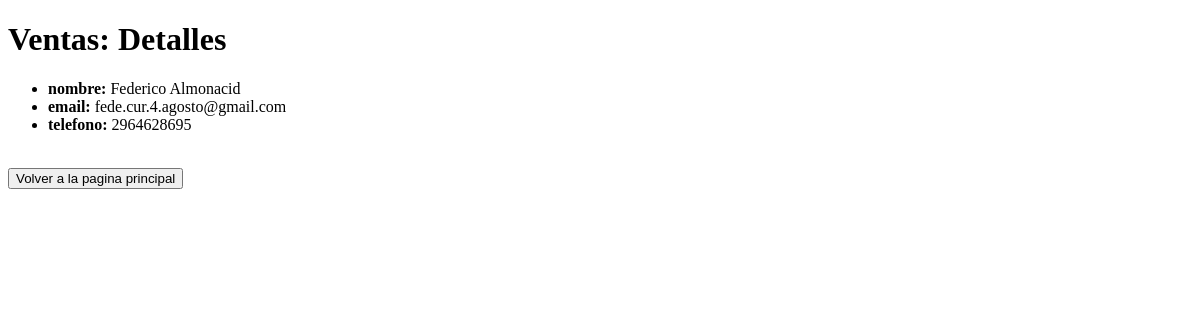
/Clientes/detail/1, run on an earlier commit of the app's database.
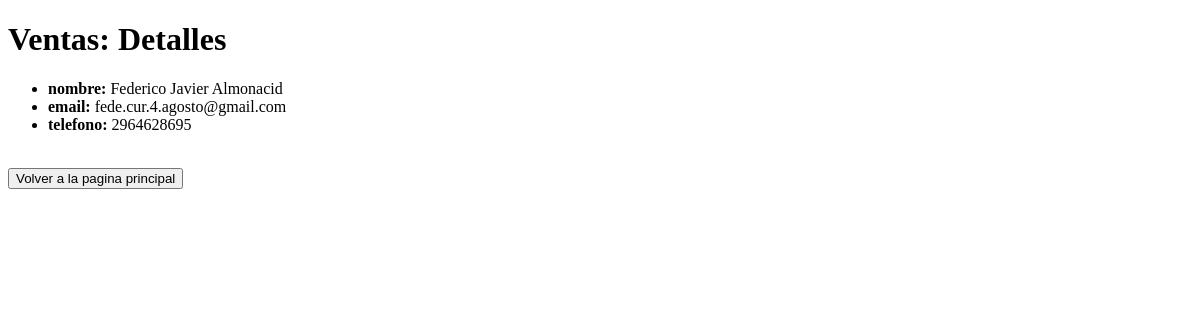
And on a later commit of the database.
### Chicago/models.py (models this page shows, shortened)
class Cliente(models.Model):
    nombre = models.CharField(max_length=200)
    email = models.EmailField(unique=True)
    telefono = models.CharField(max_length=15, blank=True)

### Chicago/Views_Models/Clientes.py (the view)
# urls.py: path("Clientes/detail/<int:pk>", Clientes.Clientes_detail, name="Clientes_detail"),
def Clientes_detail(request: HttpRequest, pk: int) -> HttpResponse:
    query = Cliente.objects.get(id=pk)
    return render(request, "Chicago/Clientes_detail.html", {"object": query})

### Chicago/Templates/Chicago/Clientes_detail.html
{% extends 'Chicago/Base.html' %}
{% block contenido %}
    <h1>Ventas: Detalles</h1>
        <ul>
            <li><strong>nombre: </strong> {{ object.nombre}}</li>
            <li><strong>email: </strong> {{ object.email}}</li>
            <li><strong>telefono: </strong> {{ object.telefono}}</li>
        </ul>
        <br>
    <a href="{% url 'Chicago:index' %}"><button>Volver a la pagina principal</button></a>
{% endblock contenido %}

What changed in the data, as far as the page shows it:
changed Cliente "fede.cur.4.agosto@gmail.com": nombre "Federico Almonacid" → "Federico Javier Almonacid"
